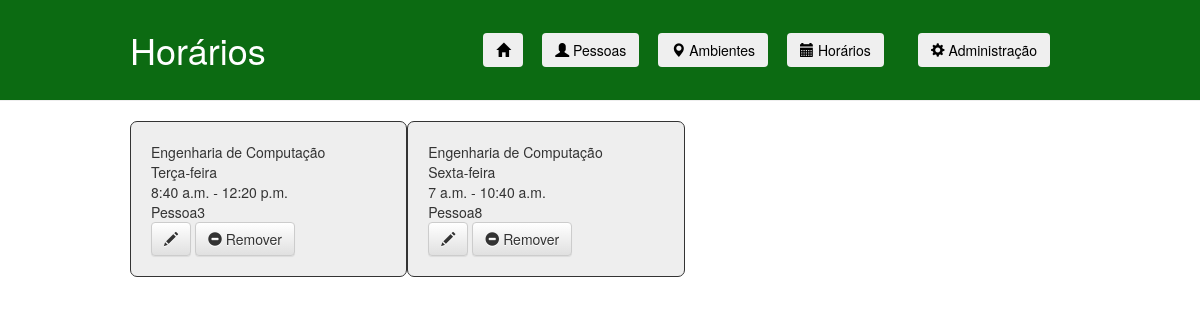
/CENG/specific_schedules.html, run on the app's committed database.
### ifaccapp/models.py (models this page shows, shortened)
class Schedule(models.Model):
    DOMINGO = 'Domingo'
    SEGUNDA = 'Segunda-feira'
    TERCA = 'Terça-feira'
    QUARTA = 'Quarta-feira'
    QUINTA = 'Quinta-feira'
    SEXTA = 'Sexta-feira'
    SABADO = 'Sábado'
    DAY_CHOICES = (
        (DOMINGO, 'Domingo'),
        (SEGUNDA, 'Segunda-feira'),
        (TERCA, 'Terça-feira'),
        (QUARTA, 'Quarta-feira'),
        (QUINTA, 'Quinta-feira'),
        (SEXTA, 'Sexta-feira'),
        (SABADO, 'Sábado'),
    )
    day = models.TextField(null=True, max_length=50, choices=DAY_CHOICES, verbose_name="Dia")
    entryTime = models.TimeField(null=True, verbose_name="Hora de entrada")
    exitTime = models.TimeField(null=True, verbose_name="Hora de saída")
    person = models.ForeignKey('Person', on_delete=models.CASCADE, verbose_name="Pessoa")
    ambient = models.ForeignKey('Ambient', on_delete=models.CASCADE, verbose_name="Ambiente")

class Ambient(models.Model):
    COORDENACAO = "Coordenação"
    SALA = "Sala"
    LABORATORIO = "Laboratório"
    TYPE_CHOICES = (
        (COORDENACAO, 'Coordenação'),
        (SALA, 'Sala'),
        (LABORATORIO, 'Laboratório'),
    )
    type = models.TextField(null=True, max_length=50, choices=TYPE_CHOICES, verbose_name="Tipo de ambiente")
    name = models.TextField(null=True, max_length=100, verbose_name="Nome")
    ID = models.TextField(primary_key=True, max_length=50)
    IP = models.TextField(null=True, max_length=15, verbose_name="IP")
    mask = models.TextField(null=True, max_length=15, verbose_name="Máscara")
    def __str__(self):
        return self.name

class Person(models.Model):
    name = models.TextField(null=True, max_length=100, verbose_name="Nome")
    registration = models.BigIntegerField(primary_key=True, verbose_name="Matrícula")  # matrícula
    tag = models.IntegerField(null=True)
    def __str__(self):
        return self.name

### ifaccapp/views.py (the view)
# urls.py: path('<str:pk>/specific_schedules.html', views.view_specific_schedules, name='view_specific_schedules'),
def view_specific_schedules(request, pk):
    schedules = Schedule.objects.filter(ambient=pk)
    return render(request, 'ifaccapp/specific_schedules.html', {'schedules': schedules})

### ifaccapp/templates/ifaccapp/specific_schedules.html (shortened to what this page needs)
<!DOCTYPE html>
{% load static %}
<html lang="pt-br">
    <head>
        <link rel="stylesheet" href="//maxcdn.bootstrapcdn.com/bootstrap/3.2.0/css/bootstrap.min.css">
        <link rel="stylesheet" href="//maxcdn.bootstrapcdn.com/bootstrap/3.2.0/css/bootstrap-theme.min.css">
        <link rel="stylesheet" href="{% static 'css/ifaccapp.css' %}">
    </head>
    <body>
        <div class="page-header">
            <div class="linha">
                <header>
                    <div class="coluna col3">
                        <h1 class="logo">Horários</h1>
                    </div>
                    <div class="coluna col9">
                        <nav>
                            <ul class="menu inline sem-marcador" style="width: 700px">
                                <li>
                                    <a href="{% url 'home' %}"><button type="button" class="btn"><span class="glyphicon glyphicon-home"></span></button></a>
                                </li>
                                <li>
                                    <a href="{% url 'people' %}"><button type="button" class="btn"><span class="glyphicon glyphicon-user"></span> Pessoas</button></a>
                                </li>
                                <li>
                                    <a href="{% url 'ambients' %}"><button type="button" class="btn"><span class="glyphicon glyphicon-map-marker"></span> Ambientes</button></a>
                                </li>
                                <li>
                                    <a href="{% url 'schedules' %}"><button type="button" class="btn"><span class="glyphicon glyphicon-calendar"></span> Horários</button></a>
                                </li>
                                <li>
                                    <a href="{% url 'administration' %}"><button type="button" class="btn"><span class="glyphicon glyphicon-cog"></span> Administração</button></a>
                                </li>
                            </ul>
                        </nav>
                    </div>
                </header>
            </div>
        </div>
        <div class="content-specific-schedule">
            {% if schedules.count != 0 %}
                <div class="linha">
                    <header>
                        <div class="coluna col12">
                            <div class="schedule-grid-container">
                                {% for schedule in schedules %}
                                    <div>
                                        {{ schedule.ambient }} <br/>
                                        {{ schedule.day }} <br/>
                                        {{ schedule.entryTime }} -
                                        {{ schedule.exitTime }} <br/>
                                        {{ schedule.person}} <br/>
                                        <a class="btn btn-default" href="{% url 'edit_schedule' pk=schedule.pk %}"><span class="glyphicon glyphicon-pencil"></span></a>
                                        <a class="btn btn-default" href="{% url 'remove_schedule' pk=schedule.pk %}"><span class="glyphicon glyphicon-minus-sign"></span> Remover</a>
                                    </div>
                                {% endfor %}
                            </div>
                        </div>
                    </header>
                </div>
            {% endif %}
        </div>
    </body>
</html>

### ifaccapp/static/css/ifaccapp.css (style rules this page uses)
body { margin: 0; }
.page-header { background-color: #0C6B12; color: #FFFFFF; margin-top: 0; margin-bottom: 0; padding: 10px 20px 10px 20px; }
a { color: #000000; }
.linha { width: 960px; margin: 0 auto; overflow: auto; padding: 0 0 10px 0; }
.coluna { padding: 0 10px; float: left; }
.col3 { width: 220px; }
.col9 { width: 700px; }
.col12 { width: 940px; }
ul.inline li { display: inline; margin-right: 15px; }
ul.inline li:last-child { margin-left: 15px; margin-right: 0; }
ul.sem-marcador { list-style: none; }
.menu { text-transform: uppercase; text-align: right; margin-top: 23px; }
.schedule-grid-container { display: grid; grid-template-columns: auto auto auto auto auto auto auto auto; padding: 20px 0 20px 0; }
.schedule-grid-container > div { border: 1px solid; background-color: #EEEEEE; padding: 20px 20px 20px 20px; border-radius:7px; }

### data on the page
Schedule: ambient "Engenharia de Computação", day "Terça-feira", entryTime "8:40 a.m.", exitTime "12:20 p.m.", person "Pessoa3"
Schedule: ambient "Engenharia de Computação", day "Sexta-feira", entryTime "7 a.m.", exitTime "10:40 a.m.", person "Pessoa8"
